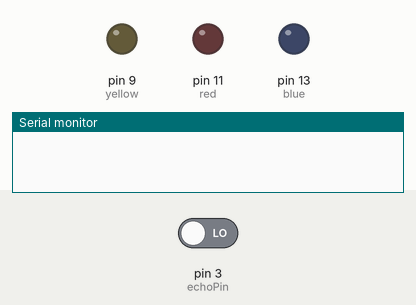
Bench run of a sketch on a simulated Arduino Uno, built with avr-gcc and run on an emulated ATmega328P. Shown: output pins drawn as LEDs (lit = HIGH), the last lines printed to the serial monitor. The inputs (shaded band) are chosen by the test bench; at power-on: pin 3 (echoPin) LOW. Pins used as bus, display or sensor lines are not drawn.

Above: at 0.1 s.
At 1.1 s:
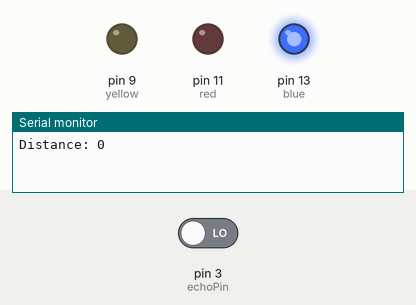
Timing chart, 0 to 2.6 s (numbered marks = the images above):
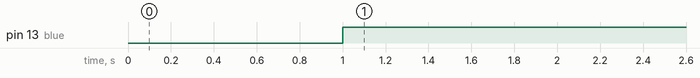

The sketch:

Distance.ino
```cpp
// Defineing Global constant
const int trigPin = 2;
const int echoPin = 3;
const int blue = 13;
const int red =11;
const int yellow = 9;
const int green = 7;
// This determines the units, .393 is to convert to inches.
const int multiplier =  .393;

long duration;
int distance;

void setup() {
  pinMode(trigPin, OUTPUT);
  pinMode(echoPin, INPUT);
  Serial.begin(9600);
  pinMode(red, OUTPUT);
  pinMode(blue, OUTPUT);
  pinMode(yellow, OUTPUT);
  pinMode(red, OUTPUT);
}
void loop() {

  RunTrigPin();

  duration = pulseIn(echoPin,HIGH);
  distance = (duration * 0.034 / 2)* multiplier; // This converts the time traveled into a distance we can use.
  Serial.print("Distance: ");
  Serial.println(distance);

  outputLED();
}

void RunTrigPin()
{
  digitalWrite(trigPin, LOW);
  delayMicroseconds(2);

  digitalWrite(trigPin,HIGH);
  delayMicroseconds(10);
}

void outputLED()
{ /*
  This block of code is designed to change the LED based off of distance, if the distance is greater than a set max distance now lights will be turned on.
  Each LED stage represent a quarter of the distance. The Ideal state is the last quarter. This could be changed based of needs.
*/
  int maxDistance = 12;

  if (distance <= maxDistance && distance > maxDistance*.75)
  {
    digitalWrite(green,HIGH);
    digitalWrite(yellow,LOW);
    digitalWrite(red,LOW);
    digitalWrite(blue,LOW);
  }
  else if (distance <= maxDistance *.75 && distance > maxDistance * .5)
  {
    digitalWrite(green,LOW);
    digitalWrite(yellow,HIGH);
    digitalWrite(red,LOW);
    digitalWrite(blue,LOW);
  }
  else if (distance <= maxDistance*.5  && distance > maxDistance * .25)
  {
    digitalWrite(green,LOW);
    digitalWrite(yellow,LOW);
    digitalWrite(red,HIGH);
    digitalWrite(blue,LOW);
  }
  else if (distance <= maxDistance * .25)
  {
    digitalWrite(green,LOW);
    digitalWrite(yellow,LOW);
    digitalWrite(red,LOW);
    digitalWrite(blue,HIGH);
  }

  else
  {
    digitalWrite(green,LOW);
    digitalWrite(yellow,LOW);
    digitalWrite(red,LOW);
    digitalWrite(blue,LOW);
  }
}
```

Measured:
- by itself, pin 13 (blue): LOW → HIGH at 1.0 s
